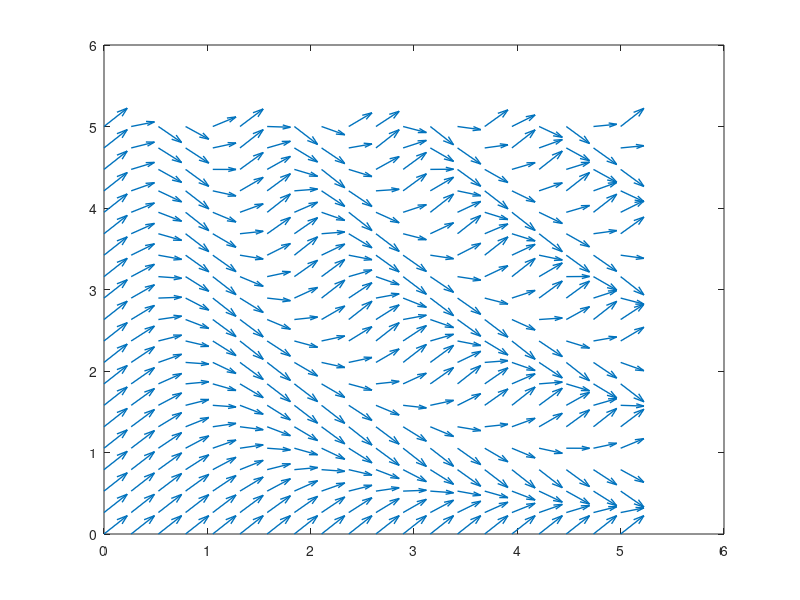

The MATLAB script that drew this image: (Note: this script raises an error after producing the figure.)
temp = linspace(0, 5, 20);
[t, u] = meshgrid(temp);
deltat = 0.01;
quiver(t, u, 0*t + deltat, cos(t.*u)*deltat, 'linewidth', 1);

hold off
n_lines=10;
h=streamline(t, u, 0*t + deltat, cos(t.*u)*deltat, zeros(n_lines, 1), [0:n_lines-1])

set(h,'color',[1,0,0]);
set(h,'linewidth',3);

hold on

axis tight
hold off
pause;

a = -0.23; b = -2;
n = 5;
ttmp = linspace(-1, 11, n);
utmp = linspace(-5, 5, n);
vtmp = linspace(-5, 5, n);

[t, u, v] = meshgrid(ttmp, utmp, vtmp);
[tdx, udx, vdx] = ndgrid(ttmp, utmp, vtmp);


deltat = .01;


du = t*0 + deltat;
dv = deltat * (a*u + b*v + 0.2*cos(t));
dw = deltat * (-b*u + a*v + 0.5*sin(t));

dudx = tdx*0 + deltat;
dvdx = deltat * (a*udx + b*vdx + 0.2*cos(tdx));
dwdx = deltat * (-b*udx + a*vdx + 0.5*sin(tdx));

quiver3(t, u, v, du, dv, dw); axis equal


n_lines=20;

for i=1:n_lines
    x_rand(i)=rand;
end


xlabel('X')
ylabel('Y')
zlabel('Z')

h = streamline(t, u, v, du, dv, dw, x_rand', [-5:-5+n_lines-1]', zeros(n_lines, 1)'); set(h, 'color', [1,0,0])
set(h, 'linewidth', 2);

g = streamtube(t, u, v, du, dv, dw, x_rand', [-5:-5+n_lines-1]', zeros(n_lines, 1)')


datta = [tdx(:), udx(:), vdx(:)];                         
save -ascii streamlines3d datta



